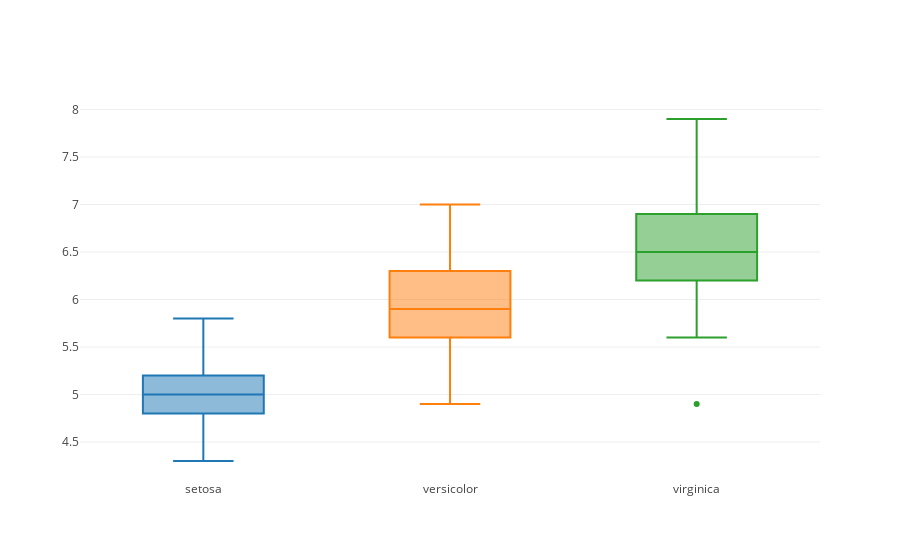

The notebook cell saved with this chart:
### Markdown cell above
**plotly does not support boxplot width proportional to variable or sample size**

### Code cell
## offline plot
import plotly
import plotly.graph_objs as go
from plotly.offline import download_plotlyjs, init_notebook_mode, plot, iplot

init_notebook_mode(connected=True)

data = []

for tn in iris_df.target_name.unique():
    
    df = iris_df[iris_df.target_name == tn]
    print('size of group {}: {}'.format(tn, df.shape[0]))
    
    data.append(  go.Box( y=df['sepal length (cm)'] , name=str(tn), showlegend=False ) )

plotly.offline.iplot(data)

### Figure 1 — Plotly figure (JSON) as saved in the notebook; plotly's stock layout.template omitted (floating-point values rounded to 4 significant figures)
{"data": [{"name": "setosa", "showlegend": false, "type": "box", "uid": "89b59454-71e9-11e9-a66b-080027daca25", "y": [5.1, 4.9, 4.7, 4.6, 5, 5.4, 4.6, 5, 4.4, 4.9, 5.4, 4.8, 4.8, 4.3, 5.8, 5.7, 5.4, 5.1, 5.7, 5.1, 5.4, 5.1, 4.6, 5.1, 4.8, 5, 5, 5.2, 5.2, 4.7, 4.8, 5.4, 5.2, 5.5, 4.9, 5, 5.5, 4.9, 4.4, 5.1, 5, 4.5, 4.4, 5, 5.1, 4.8, 5.1, 4.6, 5.3, 5]}, {"name": "versicolor", "showlegend": false, "type": "box", "uid": "89b59455-71e9-11e9-a66b-080027daca25", "y": [7, 6.4, 6.9, 5.5, 6.5, 5.7, 6.3, 4.9, 6.6, 5.2, 5, 5.9, 6, 6.1, 5.6, 6.7, 5.6, 5.8, 6.2, 5.6, 5.9, 6.1, 6.3, 6.1, 6.4, 6.6, 6.8, 6.7, 6, 5.7, 5.5, 5.5, 5.8, 6, 5.4, 6, 6.7, 6.3, 5.6, 5.5, 5.5, 6.1, 5.8, 5, 5.6, 5.7, 5.7, 6.2, 5.1, 5.7]}, {"name": "virginica", "showlegend": false, "type": "box", "uid": "89b59456-71e9-11e9-a66b-080027daca25", "y": [6.3, 5.8, 7.1, 6.3, 6.5, 7.6, 4.9, 7.3, 6.7, 7.2, 6.5, 6.4, 6.8, 5.7, 5.8, 6.4, 6.5, 7.7, 7.7, 6, 6.9, 5.6, 7.7, 6.3, 6.7, 7.2, 6.2, 6.1, 6.4, 7.2, 7.4, 7.9, 6.4, 6.3, 6.1, 7.7, 6.3, 6.4, 6, 6.9, 6.7, 6.9, 5.8, 6.8, 6.7, 6.7, 6.3, 6.5, 6.2, 5.9]}], "layout": {}}
